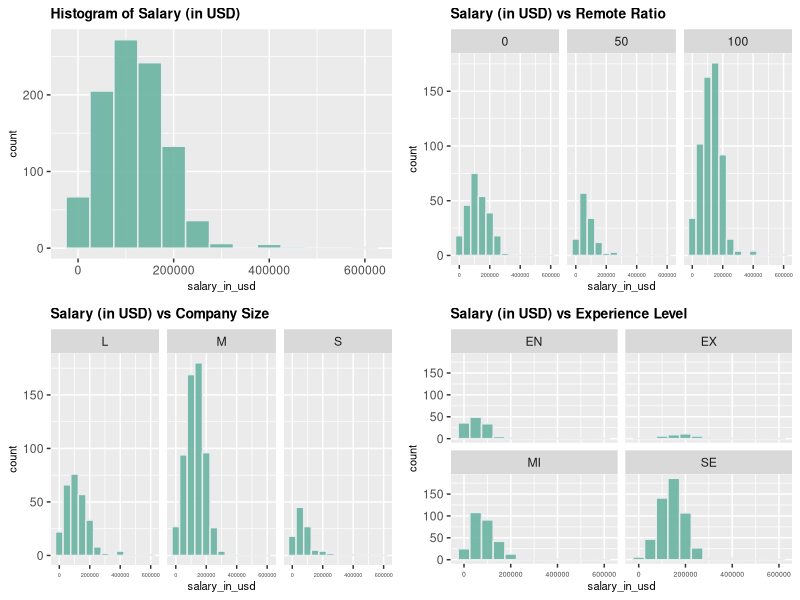
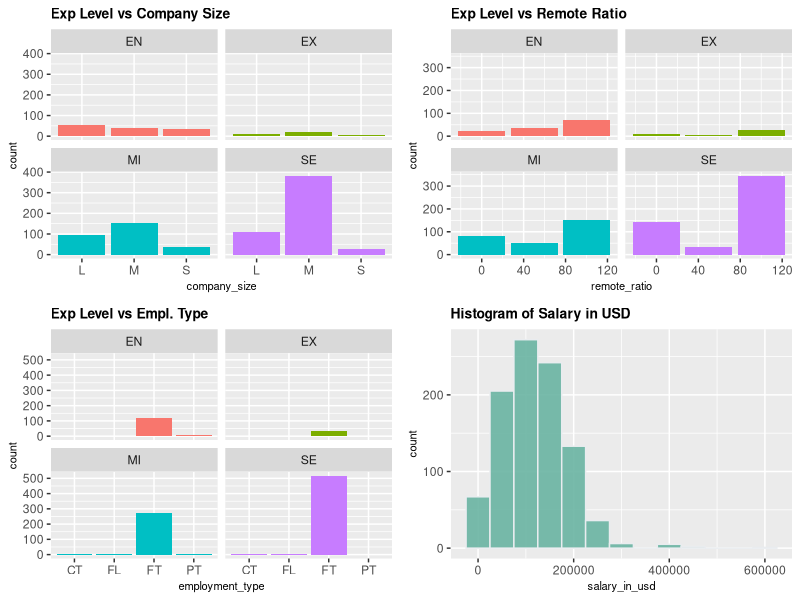

Generate these figures, in order, with R:
## ---- chunk 1
knitr::opts_chunk$set(echo = TRUE)
library(kableExtra)
library(psych)
library(ggplot2)
library(ggpubr)
options(scipen=999)
## ---- chunk 2
desc <- read.csv('description.csv')
kable(desc, caption="Variable Names and Description", format='latex') %>%
  kable_styling(latex_options = c("striped", "hold_position", "scale_down"))
## ---- chunk 3
df <- read.csv('ds_salaries.csv')
temp <- c('salary_currency','salary','salary_in_usd')
df1 <- df[temp]
kable(head(df1), caption="Salary Variable vs Salary in USD Variable") %>%
  kable_styling(latex_options = c(font_size=11,"striped", "hold_position"))
## ---- chunk 4
kable(describe(df), caption="Summary of the DS Salary Dataset", digits=2) %>%
  kable_styling(latex_options = c(font_size=11,"striped", "hold_position", "scale_down"))
## ---- chunk 5
par(mfrow=c(2,2))
e <- ggplot(df, aes(x = salary_in_usd)) + 
  geom_histogram(binwidth = 50000, fill="#69b3a2", color="#e9ecef", alpha=0.9) +
  ggtitle("Histogram of Salary (in USD)") +
#  facet_wrap(~company_size) +
  theme(legend.position="none",axis.title = element_text(size = 8), plot.title = element_text(size=10,face="bold"))
f <- ggplot(df, aes(x = salary_in_usd)) + 
  geom_histogram(binwidth = 50000, fill="#69b3a2", color="#e9ecef", alpha=0.9) +
  ggtitle("Salary (in USD) vs Remote Ratio") +
  facet_wrap(~remote_ratio) +
  theme(legend.position="none",axis.text.x = element_text(size = 4), axis.title = element_text(size = 8), plot.title = element_text(size=10,face="bold"))
g <- ggplot(df, aes(x = salary_in_usd)) + 
  geom_histogram(binwidth = 50000, fill="#69b3a2", color="#e9ecef", alpha=0.9) +
  ggtitle("Salary (in USD) vs Company Size") +
  facet_wrap(~company_size) +
  theme(legend.position="none",axis.text.x = element_text(size = 4),axis.title = element_text(size = 8), plot.title = element_text(size=10,face="bold"))
h <- ggplot(df, aes(x = salary_in_usd)) + 
  geom_histogram(binwidth = 50000, fill="#69b3a2", color="#e9ecef", alpha=0.9) +
  ggtitle("Salary (in USD) vs Experience Level") +
  facet_wrap(~experience_level) +
  theme(legend.position="none",axis.text.x = element_text(size = 5),axis.title = element_text(size = 8), plot.title = element_text(size=10,face="bold"))

figure1 <- ggarrange(e,f,g,h,
                    ncol=2, nrow=2)
figure1
## ---- chunk 6
# PLEASE READ
# This is a different code to show range of salaries based on different filters, need your input which one should be included
# This code is currently not included in the pdf output, but you can still run it if you want to see the result
# To run it, please change include = FALSE to include = TRUE
par(mfrow=c(2,2))
a <- ggplot(df, aes(company_size)) + 
  geom_bar(aes(fill=experience_level)) +
  ggtitle("Exp Level vs Company Size") +
  facet_wrap(~experience_level) +
  theme(legend.position="none", axis.title = element_text(size = 8),plot.title = element_text(size=10,face="bold"))
b <- ggplot(df, aes(remote_ratio)) + 
  geom_bar(aes(fill=experience_level)) +
  ggtitle("Exp Level vs Remote Ratio") + 
  facet_wrap(~experience_level) +
  theme(legend.position="none", axis.title = element_text(size = 8),plot.title = element_text(size=10,face="bold"))
c <- ggplot(df, aes(employment_type)) + 
  geom_bar(aes(fill=experience_level)) +
  ggtitle("Exp Level vs Empl. Type") + 
  facet_wrap(~experience_level) +
  theme(legend.position="none",axis.title = element_text(size = 8), plot.title = element_text(size=10,face="bold"))
d <- ggplot(df, aes(x = salary_in_usd)) + 
  geom_histogram(binwidth = 50000, fill="#69b3a2", color="#e9ecef", alpha=0.9) +
  ggtitle("Histogram of Salary in USD") +
#  facet_wrap(~company_size) +
  theme(legend.position="none",axis.title = element_text(size = 8), plot.title = element_text(size=10,face="bold"))

figure <- ggarrange(a,b,c,d,
                    ncol=2, nrow=2)
figure
